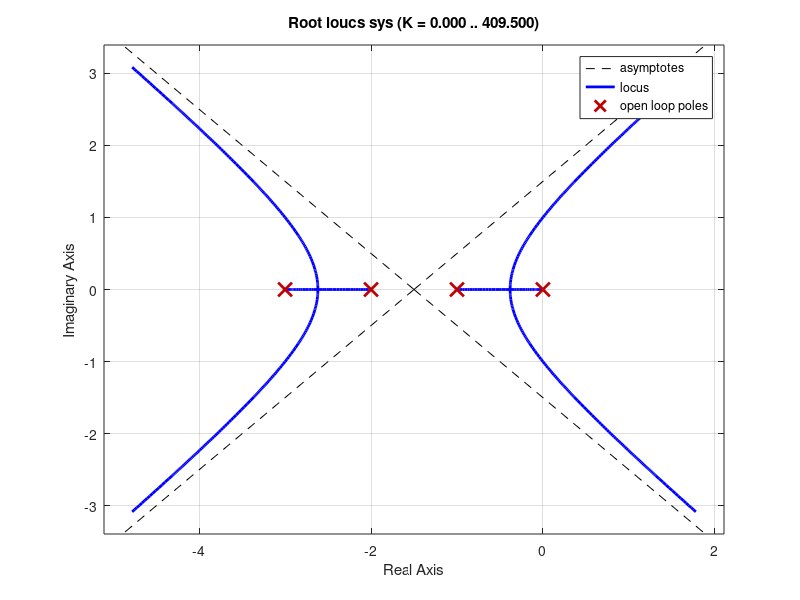
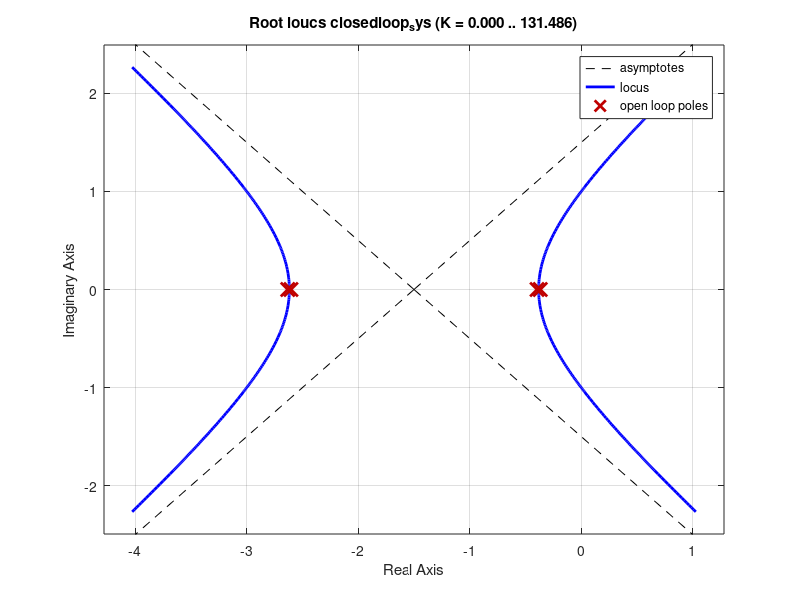
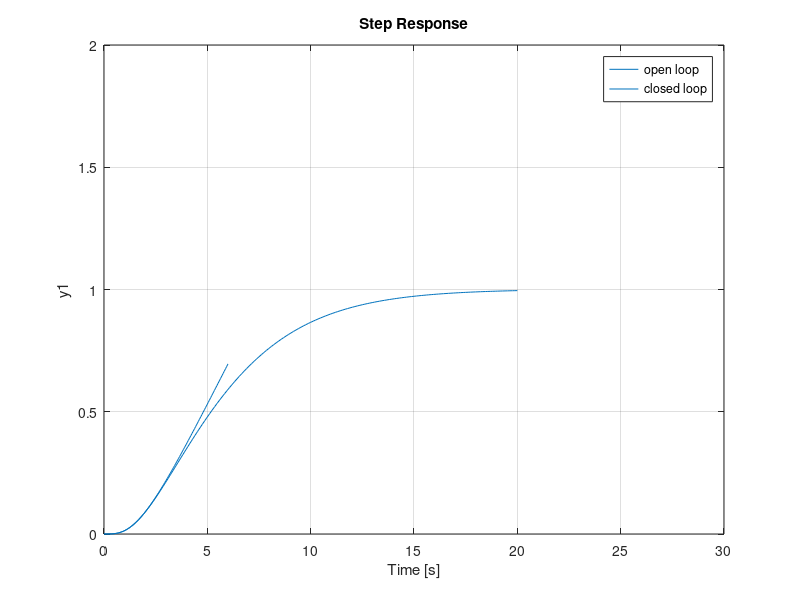

Write the MATLAB code that produced these figures, in order.
clear;
clc

num=1;
den=[0 ; -1; -2 ; -3];
sys=tf(num,poly(den));
figure(1);
rlocus(sys);
grid on;

%after showing the system, it's unstable due to teh zero at origin 
%so i decided to make the poles to make it stable and critically  damped

% i get this gain from the root locus curve
feedback_gain=.999;

%making feedback gain as a transfer function
feedback_sys=tf(feedback_gain,1);

%the following function will add the feedback to your system and get the
%equivalent G(s)
closedloop_sys=feedback(sys,feedback_sys);

%figure to root locus again to make sure the poles have moved 
figure(2);
rlocus(closedloop_sys)
grid on;

%comparison between open loop system and feedback system
figure(3);
step(sys)
hold on
step(closedloop_sys)
ylim([0, 2]);
xlim([0,30])
legend("open loop","closed loop");
grid on;